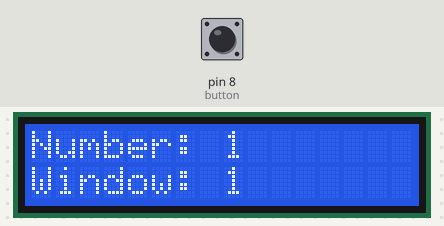
Bench run of a sketch on a simulated Arduino Uno, built with avr-gcc and run on an emulated ATmega328P. Parts: 16×2 character LCD. The inputs (shaded band) are chosen by the test bench; at power-on: pin 8 (button) LOW.

Above: at 1.2 s.
1.3 s: pin 8 (button) pulled HIGH for 3.2 s
At 5.8 s:
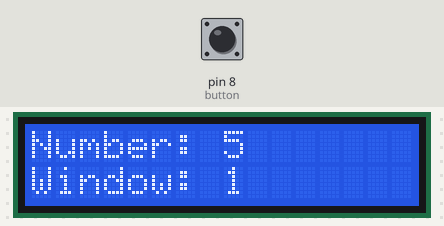
6.0 s: pin 8 (button) pulled HIGH for 0.15 s
At 7.4 s:
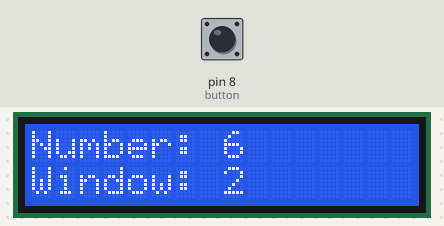
8.5 s: pin 8 (button) pulled HIGH for 1 s
At 10.4 s:
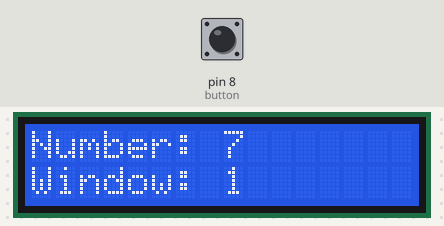
11.0 s: pin 8 (button) pulled HIGH for 0.15 s
At 12.4 s:
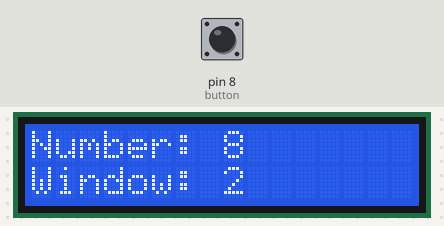
Timing chart, 0 to 14.0 s (numbered marks = the images above; inputs shaded):
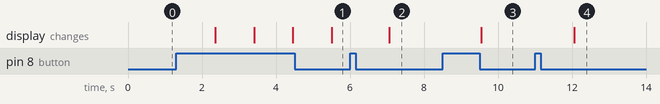

The sketch:

sketch_apr12a.ino
```cpp
// Michael Meixner, EE452L Lab 5
#include <LiquidCrystal.h>
LiquidCrystal lcd(12, 11, 5, 4, 3, 2);
int number = 1, window = 1;
int buttonCounter = 0, buttonState = 0, lastButtonState = 0;
const int button = 8;

void setup() {
  // put your setup code here, to run once:
  lcd.begin(16, 2);
  analogReference(INTERNAL);
  pinMode(button, INPUT);
}

void loop() {
  // put your main code here, to run repeatedly:
  if((buttonCounter %2) == 0) {
    window = 1;
  } else {
    window = 2;
  }
  lcd.setCursor(0, 0);
  lcd.print("Number: ");
  lcd.print(number);
  lcd.setCursor(0, 1);
  lcd.print("Window: ");
  lcd.print(window);
  buttonState = digitalRead(button);
  if(buttonState != lastButtonState) {
    if(buttonState == HIGH) {
      buttonCounter++;
      number++;
      delay(1000);
    }
    else {
      return;
    }
    delay(50);
  }
}
```

Measured:
- after the input at 1.3 s, the display: first changes after 1.1 s (image 1 shows a later state)
- after the input at 6.0 s, the display: changes after 1.1 s (image 2)
- after the input at 8.5 s, the display: changes after 1.1 s (image 3)
- after the input at 11.0 s, the display: changes after 1.1 s (image 4)
